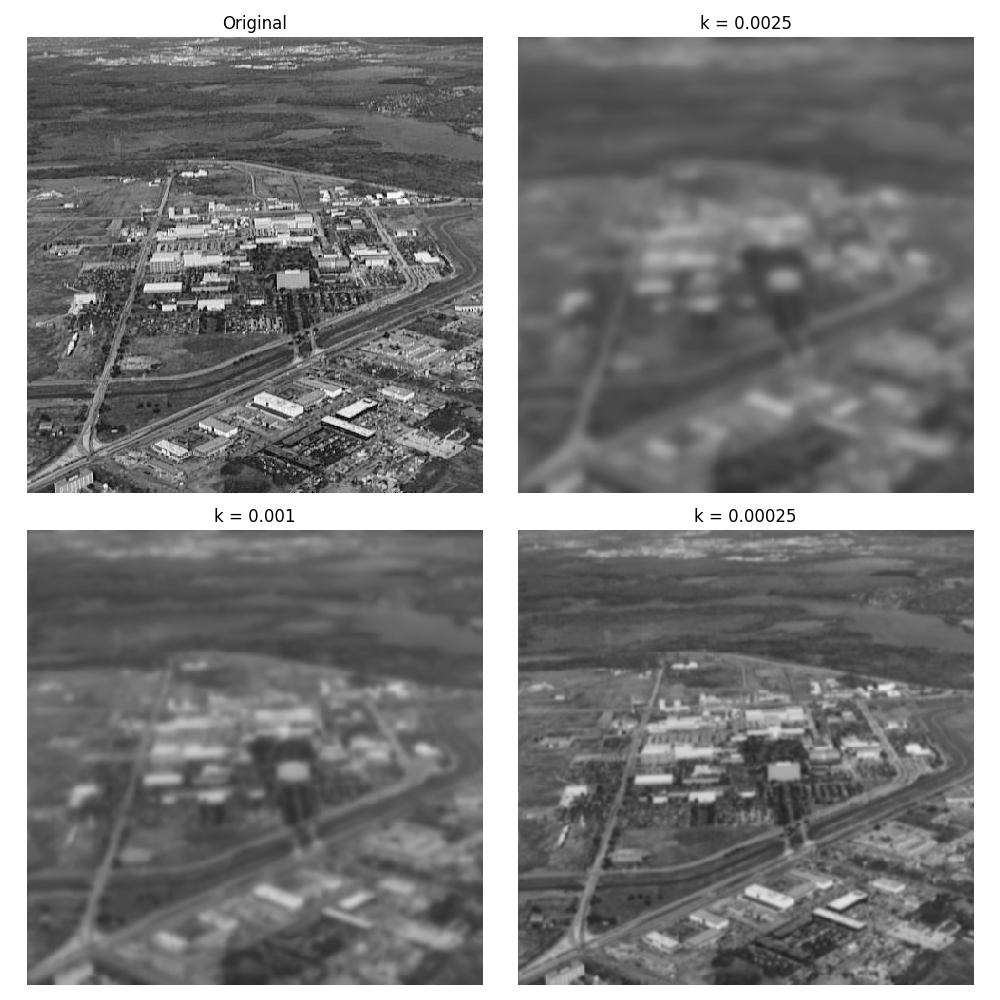

Reproduce this figure in Python.
import os
import sys
import matplotlib.pyplot as plt
from skimage.io import imread
from skimage.util import img_as_float
from skimage.color import rgb2gray
from libDIP.dftFiltering4e import dftFiltering4e
from General.atmosphturb import atmosphturb
from libDIPUM.data_path import dip_data

# Parameters
k_vals = [0.0025, 0.001, 0.00025]

# Data
img_path = dip_data('aerial_view_no_turb.tif')
f_orig = imread(img_path)
if f_orig.ndim == 3:
    f_orig = rgb2gray(f_orig)
f = img_as_float(f_orig)

M, N = f.shape

# Atmospheric perturbations
H = []
for k in k_vals:
    H.append(atmosphturb(2 * M, 2 * N, k))

# Filtering
g = []
for idx in range(len(k_vals)):
    g.append(dftFiltering4e(f, H[idx]))

# Display
fig, axes = plt.subplots(2, 2, figsize=(10, 10))
imshow_kwargs = dict(cmap='gray', vmin=0, vmax=1, interpolation='nearest')

axes[0, 0].imshow(f, **imshow_kwargs)
axes[0, 0].set_title('Original')
axes[0, 0].axis('off')

for i, k in enumerate(k_vals):
    ax = axes.flat[i + 1]
    ax.imshow(g[i], **imshow_kwargs)
    ax.set_title(f"k = {k}")
    ax.axis('off')

plt.tight_layout()
plt.savefig('Figure525.png')
plt.show()
